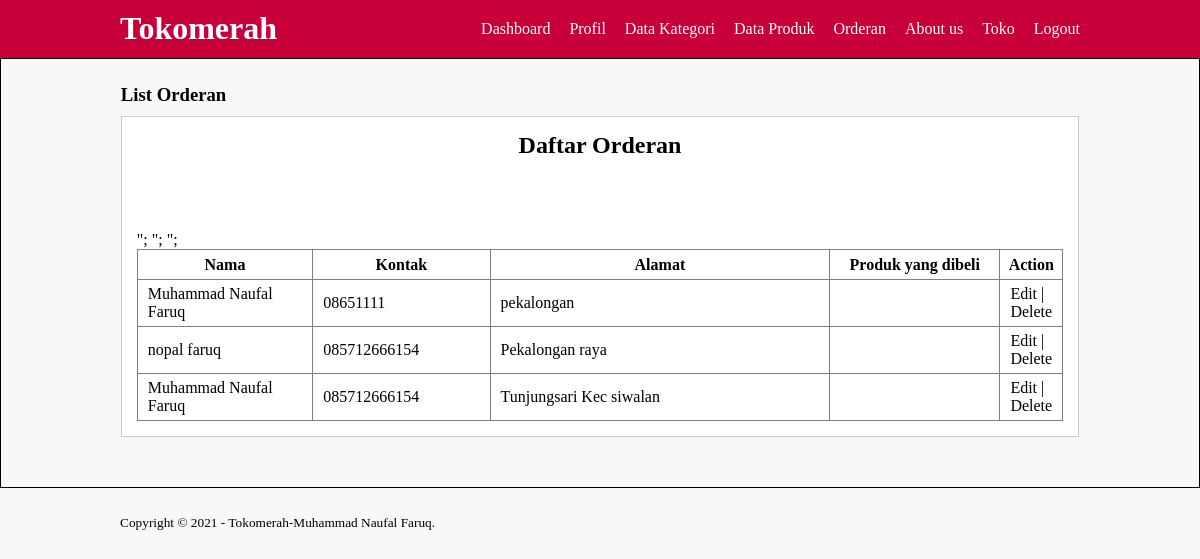
The page /orderan.php (signed in) on the database its author committed.
### tables this page shows
CREATE TABLE `orderan` (
  `id` int(11) NOT NULL,
  `nama` varchar(100) NOT NULL,
  `kontak` varchar(100) NOT NULL,
  `alamat` varchar(255) NOT NULL
);

### orderan.php (the view, shortened to what this page needs)
<?php
	include 'db.php';
?>
<!DOCTYPE html>
<html>
<head>
	<link rel="stylesheet" type="text/css" href="css/style.css">
</head>
<body>
	<header>
		<div class="container">
		<h1><a href="dashboard.php">Tokomerah</a></h1>
		<ul>
			<li><a href="dashboard.php">Dashboard</a></li>
			<li><a href="profil.php">Profil</a></li>
			<li><a href="data-kategori.php">Data Kategori</a></li>
			<li><a href="data-produk.php">Data Produk</a></li>
			<li><a href="orderan.php">Orderan</a></li>
			<li><a href="about.php">About us</a></li>
			<li><a href="index.php">Toko</a></li>
			<li><a href="keluar.php">Logout</a></li>
		</ul>
	</div>
	</header>
	<div class="section">
			<div class="container">
				<h3> List Orderan</h3>
				<div class="box">
					<h2 style="text-align: center;">Daftar Orderan</h2>
		<br>
		<br>
		<br>
		<br>
		<table border="1" cellspacing="0" class= "table">
			<tr>
				<th width="20%">Nama</th>
				<th width="20%">Kontak</th>
				<th width="40%">Alamat</th>
				<th width="40%">Produk yang dibeli</th>
				<th width="20%">Action</th>
	</tr>
			<?php
			$data = mysqli_query($koneksi,"select * from orderan");
			while($d = mysqli_fetch_array($data)){
				?>
				<tr>
					<td><?php echo $d['nama']; ?></td>
					<td><?php echo $d['kontak']; ?></td>
					<td><?php echo $d['alamat']; ?></td>
					<td><?php echo $d['produk']; ?></td>
					<td><a href='edit.php?id=$data[id]'>Edit</a> | <a href='delete.php?id=$data[id]'>Delete</a></td></tr>";
				<?php
			}
			?>
		</table>
	</div>
			</div>
		</div>
	<footer>
		<div class="container">
			<small> Copyright &copy; 2021 - Tokomerah-Muhammad Naufal Faruq.</small>
		</div>
	</footer>
</body>
</html>

### css/style.css (style rules this page uses)
* { padding: 0; margin: 0; font-family: 'Quicksand'sans-serif; }
body { background-color: #f8f8f8; }
a { color: inherit; text-decoration: none; }
header { background-color: #C70039; color: #fff; }
header h1 { float: left; padding: 10px 0; }
header ul { float: right; }
header ul li { display: inline-block; }
header ul li a { padding: 20px 0 20px 15px; display: inline-block; }
footer { padding :25px 0; }
.container { width: 80%; margin: 0 auto; }
.container:after { content: ''; display: block; clear: both; }
.section { padding: 25px 0; border: 1px solid; }
.box { background-color: #fff; border: 1px solid #ccc; padding: 15px; box-sizing: border-box; margin: 10px 0 25px 0; }
.box:after { content: ''; display: block; clear: both; }
.table { width:100%; border-collapse: collapse; }
.table tr { height:30px; }
.table tr td { padding:5px 10px; }

### rows shown on the page
orderan: nama "Muhammad Naufal Faruq", kontak "08651111", alamat "pekalongan"
orderan: nama "nopal faruq", kontak "085712666154", alamat "Pekalongan raya"
orderan: nama "Muhammad Naufal Faruq", kontak "085712666154", alamat "Tunjungsari Kec siwalan"
